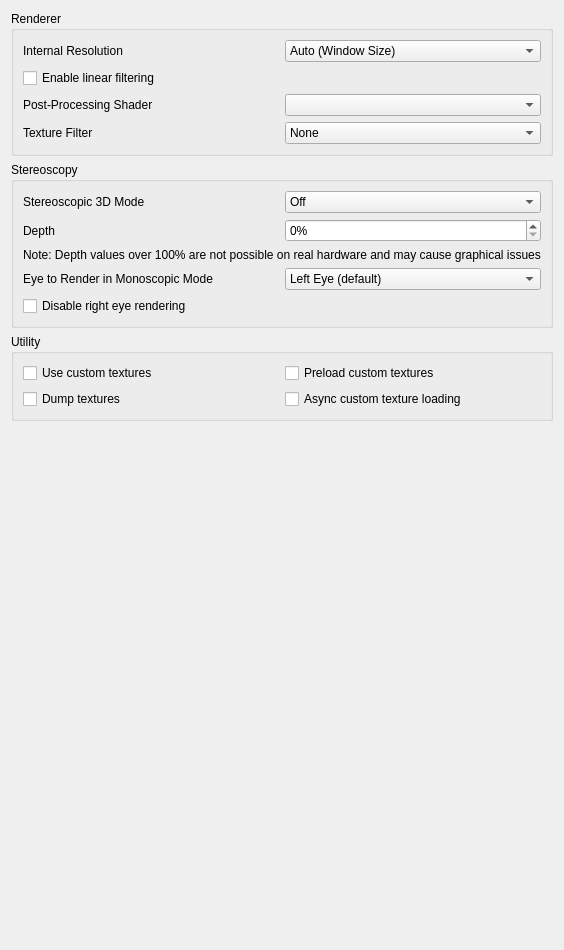
<?xml version="1.0" encoding="UTF-8"?>
<ui version="4.0">
 <class>ConfigureEnhancements</class>
 <widget class="QWidget" name="ConfigureEnhancements">
  <property name="geometry">
   <rect>
    <x>0</x>
    <y>0</y>
    <width>440</width>
    <height>950</height>
   </rect>
  </property>
  <property name="minimumSize">
   <size>
    <width>0</width>
    <height>0</height>
   </size>
  </property>
  <property name="windowTitle">
   <string>Form</string>
  </property>
  <layout class="QVBoxLayout" name="verticalLayout_2">
   <item>
    <widget class="QGroupBox" name="rendererBox">
     <property name="title">
      <string>Renderer</string>
     </property>
     <layout class="QVBoxLayout" name="verticalLayout_3">
      <item>
       <widget class="QWidget" name="widget_resolution" native="true">
        <layout class="QHBoxLayout" name="horizontalLayout_1">
         <property name="leftMargin">
          <number>0</number>
         </property>
         <property name="topMargin">
          <number>0</number>
         </property>
         <property name="rightMargin">
          <number>0</number>
         </property>
         <property name="bottomMargin">
          <number>0</number>
         </property>
         <item>
          <widget class="QLabel" name="resolution_label">
           <property name="text">
            <string>Internal Resolution</string>
           </property>
          </widget>
         </item>
         <item>
          <widget class="QComboBox" name="resolution_factor_combobox">
           <item>
            <property name="text">
             <string>Auto (Window Size)</string>
            </property>
           </item>
           <item>
            <property name="text">
             <string>Native (400x240)</string>
            </property>
           </item>
           <item>
            <property name="text">
             <string>2x Native (800x480)</string>
            </property>
           </item>
           <item>
            <property name="text">
             <string>3x Native (1200x720)</string>
            </property>
           </item>
           <item>
            <property name="text">
             <string>4x Native (1600x960)</string>
            </property>
           </item>
           <item>
            <property name="text">
             <string>5x Native (2000x1200)</string>
            </property>
           </item>
           <item>
            <property name="text">
             <string>6x Native (2400x1440)</string>
            </property>
           </item>
           <item>
            <property name="text">
             <string>7x Native (2800x1680)</string>
            </property>
           </item>
           <item>
            <property name="text">
             <string>8x Native (3200x1920)</string>
            </property>
           </item>
           <item>
            <property name="text">
             <string>9x Native (3600x2160)</string>
            </property>
           </item>
           <item>
            <property name="text">
             <string>10x Native (4000x2400)</string>
            </property>
           </item>
          </widget>
         </item>
        </layout>
       </widget>
      </item>
      <item>
       <widget class="QCheckBox" name="toggle_linear_filter">
        <property name="text">
         <string>Enable linear filtering</string>
        </property>
       </widget>
      </item>
      <item>
       <widget class="QWidget" name="widget_shader" native="true">
        <layout class="QHBoxLayout" name="horizontalLayout_2">
         <property name="leftMargin">
          <number>0</number>
         </property>
         <property name="topMargin">
          <number>0</number>
         </property>
         <property name="rightMargin">
          <number>0</number>
         </property>
         <property name="bottomMargin">
          <number>0</number>
         </property>
         <item>
          <widget class="QLabel" name="shader_label">
           <property name="text">
            <string>Post-Processing Shader</string>
           </property>
          </widget>
         </item>
         <item>
          <widget class="QComboBox" name="shader_combobox"/>
         </item>
        </layout>
       </widget>
      </item>
      <item>
       <widget class="QWidget" name="widget_texture_filter" native="true">
        <layout class="QHBoxLayout" name="horizontalLayout_3">
         <property name="leftMargin">
          <number>0</number>
         </property>
         <property name="topMargin">
          <number>0</number>
         </property>
         <property name="rightMargin">
          <number>0</number>
         </property>
         <property name="bottomMargin">
          <number>0</number>
         </property>
         <item>
          <widget class="QLabel" name="texture_filter_label">
           <property name="text">
            <string>Texture Filter</string>
           </property>
          </widget>
         </item>
         <item>
          <widget class="QComboBox" name="texture_filter_combobox">
           <item>
            <property name="text">
             <string>None</string>
            </property>
           </item>
           <item>
            <property name="text">
             <string>Anime4K</string>
            </property>
           </item>
           <item>
            <property name="text">
             <string>Bicubic</string>
            </property>
           </item>
           <item>
            <property name="text">
             <string>ScaleForce</string>
            </property>
           </item>
           <item>
            <property name="text">
             <string>xBRZ</string>
            </property>
           </item>
           <item>
            <property name="text">
             <string>MMPX</string>
            </property>
           </item>
          </widget>
         </item>
        </layout>
       </widget>
      </item>
     </layout>
    </widget>
   </item>
   <item>
    <widget class="QGroupBox" name="stereo_group">
     <property name="title">
      <string>Stereoscopy</string>
     </property>
     <layout class="QVBoxLayout" name="verticalLayout_4">
      <item>
       <layout class="QHBoxLayout" name="horizontalLayout_4">
        <item>
         <widget class="QLabel" name="label_4">
          <property name="text">
           <string>Stereoscopic 3D Mode</string>
          </property>
         </widget>
        </item>
        <item>
         <widget class="QComboBox" name="render_3d_combobox">
          <item>
           <property name="text">
            <string>Off</string>
           </property>
          </item>
          <item>
           <property name="text">
            <string>Side by Side</string>
           </property>
          </item>
          <item>
           <property name="text">
            <string>Reverse Side by Side</string>
           </property>
          </item>
          <item>
           <property name="text">
            <string>Anaglyph</string>
           </property>
          </item>
          <item>
           <property name="text">
            <string>Interlaced</string>
           </property>
          </item>
          <item>
           <property name="text">
            <string>Reverse Interlaced</string>
           </property>
          </item>
         </widget>
        </item>
       </layout>
      </item>
      <item>
       <layout class="QHBoxLayout" name="horizontalLayout_5">
        <item>
         <widget class="QLabel" name="label_3">
          <property name="text">
           <string>Depth</string>
          </property>
         </widget>
        </item>
        <item>
         <widget class="QSpinBox" name="factor_3d">
          <property name="suffix">
           <string>%</string>
          </property>
          <property name="minimum">
           <number>0</number>
          </property>
          <property name="maximum">
           <number>255</number>
          </property>
          <property name="value">
           <number>0</number>
          </property>
         </widget>
        </item>
       </layout>
      </item>
      <item>
       <widget class="QLabel" name="excessive_depth_warning_label">
        <property name="text">
         <string>Note: Depth values over 100% are not possible on real hardware and may cause graphical issues</string>
        </property>
       </widget>
      </item>
      <item>
       <layout class="QHBoxLayout" name="horizontalLayout_6">
        <item>
         <widget class="QLabel" name="label_6">
          <property name="text">
           <string>Eye to Render in Monoscopic Mode</string>
          </property>
         </widget>
        </item>
        <item>
         <widget class="QComboBox" name="mono_rendering_eye">
          <item>
           <property name="text">
            <string>Left Eye (default)</string>
           </property>
          </item>
          <item>
           <property name="text">
            <string>Right Eye</string>
           </property>
          </item>
         </widget>
        </item>
       </layout>
      </item>
      <item>
        <widget class="QCheckBox" name="disable_right_eye_render">
          <property name="text">
            <string>Disable right eye rendering</string>
          </property>
          <property name="toolTip">
            <string>&lt;html&gt;&lt;head/&gt;&lt;body&gt;&lt;p&gt;Disable Right Eye Rendering&lt;/p&gt;&lt;p&gt;Disables rendering the right eye image when not using stereoscopic mode. Greatly improves performance in some applications, but can cause flickering in others.&lt;/p&gt;&lt;/body&gt;&lt;/html&gt;</string>
          </property>
        </widget>
      </item>
     </layout>
    </widget>
   </item>
   <item>
    <widget class="QGroupBox" name="utilityBox">
     <property name="title">
      <string>Utility</string>
     </property>
     <layout class="QGridLayout" name="gridLayout_1">
      <item row="1" column="0">
       <widget class="QCheckBox" name="toggle_custom_textures">
        <property name="toolTip">
         <string>&lt;html&gt;&lt;head/&gt;&lt;body&gt;&lt;p&gt;Replace textures with PNG files.&lt;/p&gt;&lt;p&gt;Textures are loaded from load/textures/[Title ID]/.&lt;/p&gt;&lt;/body&gt;&lt;/html&gt;</string>
        </property>
        <property name="text">
         <string>Use custom textures</string>
        </property>
       </widget>
      </item>
      <item row="2" column="0">
       <widget class="QCheckBox" name="toggle_dump_textures">
        <property name="toolTip">
         <string>&lt;html&gt;&lt;head/&gt;&lt;body&gt;&lt;p&gt;Dump textures to PNG files.&lt;/p&gt;&lt;p&gt;Textures are dumped to dump/textures/[Title ID]/.&lt;/p&gt;&lt;/body&gt;&lt;/html&gt;</string>
        </property>
        <property name="text">
         <string>Dump textures</string>
        </property>
       </widget>
      </item>
      <item row="1" column="1">
       <widget class="QCheckBox" name="toggle_preload_textures">
        <property name="toolTip">
         <string>&lt;html&gt;&lt;head/&gt;&lt;body&gt;&lt;p&gt;Load all custom textures into memory on boot, instead of loading them when the application requires them.&lt;/p&gt;&lt;/body&gt;&lt;/html&gt;</string>
        </property>
        <property name="text">
         <string>Preload custom textures</string>
        </property>
       </widget>
      </item>
      <item row="2" column="1">
       <widget class="QCheckBox" name="toggle_async_custom_loading">
        <property name="toolTip">
         <string>&lt;html&gt;&lt;head/&gt;&lt;body&gt;&lt;p&gt;Load custom textures asynchronously with background threads to reduce loading stutter&lt;/p&gt;&lt;/body&gt;&lt;/html&gt;</string>
        </property>
        <property name="text">
         <string>Async custom texture loading</string>
        </property>
       </widget>
      </item>
     </layout>
    </widget>
   </item>
   <item>
    <spacer name="verticalSpacer">
     <property name="orientation">
      <enum>Qt::Vertical</enum>
     </property>
     <property name="sizeHint" stdset="0">
      <size>
       <width>20</width>
       <height>270</height>
      </size>
     </property>
    </spacer>
   </item>
  </layout>
 </widget>
 <tabstops>
  <tabstop>resolution_factor_combobox</tabstop>
  <tabstop>toggle_linear_filter</tabstop>
  <tabstop>shader_combobox</tabstop>
  <tabstop>texture_filter_combobox</tabstop>
  <tabstop>render_3d_combobox</tabstop>
  <tabstop>factor_3d</tabstop>
  <tabstop>mono_rendering_eye</tabstop>
  <tabstop>toggle_custom_textures</tabstop>
  <tabstop>toggle_dump_textures</tabstop>
  <tabstop>toggle_preload_textures</tabstop>
 </tabstops>
 <resources/>
 <connections/>
</ui>
